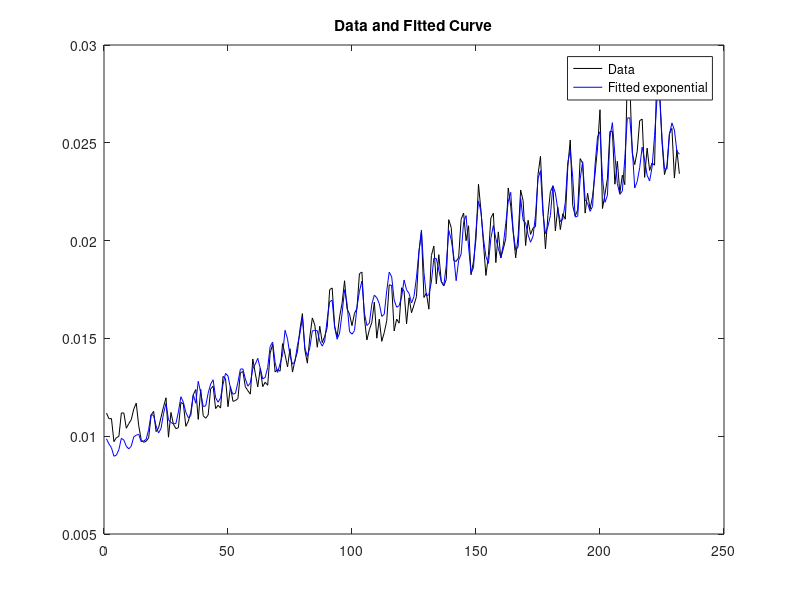

Write the MATLAB code that produced this figure. (Note: this script raises an error after producing the figure.)
% The function needs to include year info month info and the temperature
% info then the output must be energy demand
% Function must be mirrored according to Tb balance point
% The output will be ED electricity demand
% The inputs Y as year, M as month number, T as temperature mean
% The  constants are, A,B,C,D and Tb as balance point
% The function => ED = A*((Y-B)*12+M)+C*((Y-B)*12+M)*(T-Tb)^2+D
% mapping x(1)=A, x(2)=B, x(3)=C, x(4)=Tb, x(5)=D xdata(1)=Y, xdata(2)=M, xdata(3)=T,
% xdata(4)=ED

clear all
clc
pkg load optim

xdata=dlmread('datas.csv','\t',1,0);
%xdata=xdata(127:end,:);%Cut Economical Crysis
Y=xdata(:,1);
M=xdata(:,2);
C=xdata(:,3);
T=xdata(:,4);
ED=xdata(:,5);

fun = @(x,xdata) x(1).*((xdata(:,1)-x(2)).*12+xdata(:,2))+x(3).*((xdata(:,1)-x(2)).*12+xdata(:,2)).*(xdata(:,4)-x(4)).^2+x(5);
x0 = [1,1,1,1,1];
lb = [];
ub = [];

%options = optimoptions(@lsqcurvefit,'Algorithm','levenberg-marquardt','MaxIterations',10000,'MaxFunctionEvaluations',10000,'FunctionTolerance',1e-12,'StepTolerance',1e-12)

options = optimset ('Algorithm','levenberg-marquardt','MaxIter',10000,'MaxFunEvals',10000,'TolFun',1e-12,'TolX',1e-12)

x = lsqcurvefit(fun,x0,xdata,ED,lb,ub,options);
disp(x)

t = 1:1:length(ED);
figure(1)
ed2 = fun(x,xdata);
plot(t,ED,'k-',t,ed2,'b-')
legend('Data','Fitted exponential')
title('Data and Fitted Curve')

mape=errperf(ED,ed2,'mape')
rmse=errperf(ED,ed2,'rmse')

figure(2)
for i=1:12:232
  plot(T(i:i+11),ED(i:i+11))
  hold on
end
